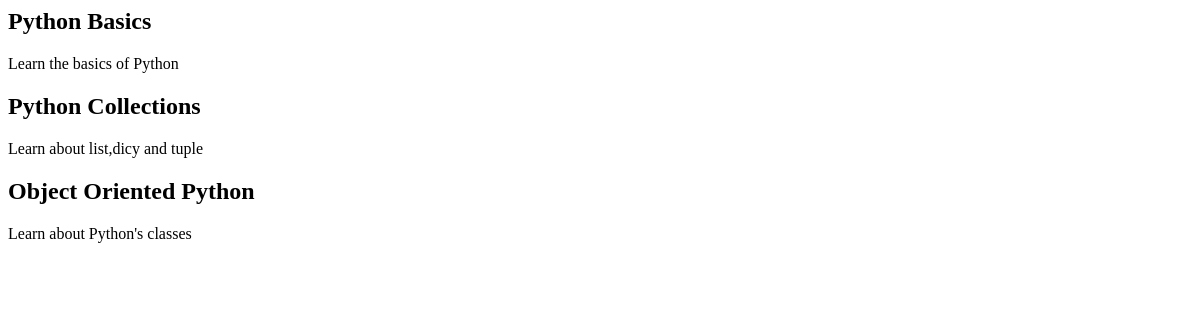
Before: /courses/ with the older database file.
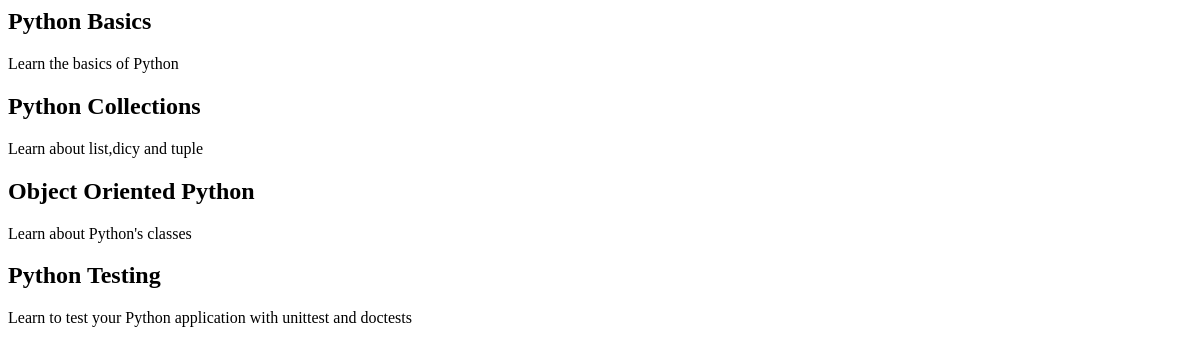
After: the same page with the newer database file.
### courses/models.py (models this page shows, shortened)
class Course(models.Model):
    created_at = models.DateTimeField(auto_now_add=True)
    title = models.CharField(max_length=255)
    description = models.TextField()

### courses/views.py (the view)
def course_list(request):
    courses = Course.objects.all()
    return render(request, 'courses/course_list.html', {'courses': courses})

### courses/templates/courses/course_list.html
{% for course in courses %}
<h2>{{ course.title }}</h2>
{{ course.description }}
{% endfor %}

Changed rows visible on the page:
added Course: title "Python Testing", description "Learn to test your Python application with unittest and doctests"
